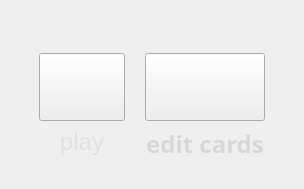
    <widget class="QWidget" name="choose">
     <property name="styleSheet">
      <string notr="true">#choose { 
border-image:url(:/new/prefix1/resource/background.png)
}

#choose * {
border-image:url();
}</string>
     </property>
     <layout class="QGridLayout" name="gridLayout_3" rowstretch="2,5,1" columnstretch="1,4,4,1">
      <item row="1" column="3">
       <spacer name="horizontalSpacer_2">
        <property name="orientation">
         <enum>Qt::Horizontal</enum>
        </property>
        <property name="sizeHint" stdset="0">
         <size>
          <width>48</width>
          <height>20</height>
         </size>
        </property>
       </spacer>
      </item>
      <item row="1" column="0">
       <spacer name="horizontalSpacer">
        <property name="orientation">
         <enum>Qt::Horizontal</enum>
        </property>
        <property name="sizeType">
         <enum>QSizePolicy::Preferred</enum>
        </property>
        <property name="sizeHint" stdset="0">
         <size>
          <width>49</width>
          <height>20</height>
         </size>
        </property>
       </spacer>
      </item>
      <item row="2" column="1">
       <spacer name="verticalSpacer">
        <property name="orientation">
         <enum>Qt::Vertical</enum>
        </property>
        <property name="sizeHint" stdset="0">
         <size>
          <width>20</width>
          <height>25</height>
         </size>
        </property>
       </spacer>
      </item>
      <item row="0" column="1">
       <spacer name="verticalSpacer_2">
        <property name="orientation">
         <enum>Qt::Vertical</enum>
        </property>
        <property name="sizeType">
         <enum>QSizePolicy::Preferred</enum>
        </property>
        <property name="sizeHint" stdset="0">
         <size>
          <width>20</width>
          <height>80</height>
         </size>
        </property>
       </spacer>
      </item>
      <item row="1" column="1" colspan="2">
       <layout class="QGridLayout" name="gridLayout_2" rowstretch="3,1" columnstretch="1,1">
        <property name="horizontalSpacing">
         <number>20</number>
        </property>
        <property name="verticalSpacing">
         <number>-1</number>
        </property>
        <item row="0" column="0">
         <widget class="QPushButton" name="toPlay">
          <property name="sizePolicy">
           <sizepolicy hsizetype="Minimum" vsizetype="Preferred">
            <horstretch>0</horstretch>
            <verstretch>0</verstretch>
           </sizepolicy>
          </property>
          <property name="styleSheet">
           <string notr="true">border-image: url(:/new/prefix1/resource/play.png)</string>
          </property>
          <property name="text">
           <string/>
          </property>
         </widget>
        </item>
        <item row="1" column="0">
         <widget class="QLabel" name="label_2">
          <property name="text">
           <string>&lt;html&gt;&lt;head/&gt;&lt;body&gt;&lt;p align=&quot;center&quot;&gt;&lt;span style=&quot; font-size:18pt; color:#e1e1e1;&quot;&gt;play&lt;/span&gt;&lt;/p&gt;&lt;/body&gt;&lt;/html&gt;</string>
          </property>
         </widget>
        </item>
        <item row="0" column="1">
         <widget class="QPushButton" name="toEditCard">
          <property name="sizePolicy">
           <sizepolicy hsizetype="Minimum" vsizetype="Preferred">
            <horstretch>0</horstretch>
            <verstretch>0</verstretch>
           </sizepolicy>
          </property>
          <property name="styleSheet">
           <string notr="true">border-image:url(:/new/prefix1/resource/edit_cards.png)</string>
          </property>
          <property name="text">
           <string/>
          </property>
         </widget>
        </item>
        <item row="1" column="1">
         <widget class="QLabel" name="label">
          <property name="minimumSize">
           <size>
            <width>120</width>
            <height>30</height>
           </size>
          </property>
          <property name="font">
           <font>
            <family>Heiti SC</family>
            <pointsize>27</pointsize>
            <weight>75</weight>
            <bold>true</bold>
           </font>
          </property>
          <property name="text">
           <string>&lt;html&gt;&lt;head/&gt;&lt;body&gt;&lt;p align=&quot;center&quot;&gt;&lt;span style=&quot; font-size:18pt; color:#d8d8d8;&quot;&gt;edit cards&lt;/span&gt;&lt;/p&gt;&lt;/body&gt;&lt;/html&gt;</string>
          </property>
          <property name="textFormat">
           <enum>Qt::AutoText</enum>
          </property>
         </widget>
        </item>
       </layout>
      </item>
     </layout>
     <zorder>horizontalSpacer</zorder>
     <zorder>verticalSpacer</zorder>
     <zorder>horizontalSpacer_2</zorder>
     <zorder>verticalSpacer_2</zorder>
    </widget>
